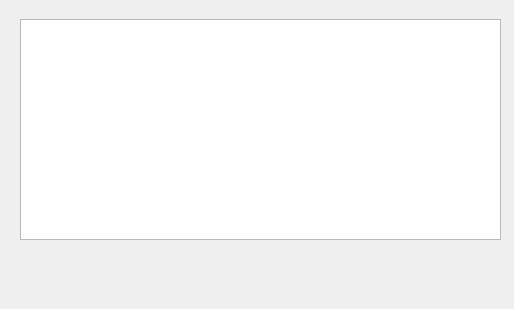
<?xml version="1.0" encoding="UTF-8"?>
<ui version="4.0">
 <class>table_bd_bd_masta</class>
 <widget class="QDialog" name="table_bd_bd_masta">
  <property name="geometry">
   <rect>
    <x>0</x>
    <y>0</y>
    <width>514</width>
    <height>309</height>
   </rect>
  </property>
  <property name="windowTitle">
   <string>Dialog</string>
  </property>
  <widget class="QStackedWidget" name="stackedWidget">
   <property name="geometry">
    <rect>
     <x>10</x>
     <y>19</y>
     <width>491</width>
     <height>221</height>
    </rect>
   </property>
   <widget class="QWidget" name="page">
    <widget class="QTableWidget" name="tableWidget">
     <property name="geometry">
      <rect>
       <x>10</x>
       <y>0</y>
       <width>481</width>
       <height>221</height>
      </rect>
     </property>
    </widget>
   </widget>
   <widget class="QWidget" name="page_2"/>
  </widget>
 </widget>
 <resources/>
 <connections/>
</ui>
